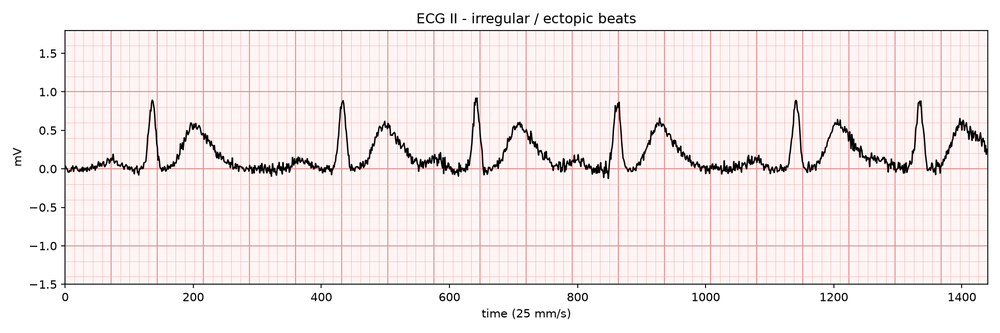
#> input picture test_samples/ecg_strip_abnormal.png, 1000 x 333 px, shrunk from 1800 x 600 before the run
$ python -i digitize.py   (imports and definitions only)
#> lines starting #> are read from the running program, lines starting #| are printed output that depends on the picture; after the words box and inside, x2 and y2 are one past the last pixel; in counts of white or black regions, pixels touching at a corner belong together
"""Convert ECG images into calibrated signals."""
import numpy as np

MIN_PX_PER_MM = 2.0
MAX_PX_PER_MM = 40.0


def _dominant_period(profile):
    """Strongest period (px) in a 1-D ink profile within the grid range."""
    profile = profile - profile.mean()
    if np.std(profile) < 1e-6:
        return None
    spectrum = np.abs(np.fft.rfft(profile))
    freqs = np.fft.rfftfreq(len(profile), d=1.0)
    # Only consider periods that could plausibly be 1 mm rulings.
    valid = (freqs > 1.0 / MAX_PX_PER_MM) & (freqs < 1.0 / MIN_PX_PER_MM)
    if not np.any(valid):
        return None
    band = spectrum[valid]
    peak = float(np.max(band))
    if peak < 4.0 * float(np.median(band)):
        return None
    # A ruling is a comb: its harmonics are as strong as its fundamental, so
    # argmax can land on half the true spacing. Take the lowest strong one.
    strong = np.flatnonzero(band >= 0.5 * peak)
    return float(1.0 / freqs[valid][strong[0]])


def detect_grid_scale(gray):
    """Pixels per millimetre, from the dominant period of the printed grid.

    The grid is strongly periodic, so its spacing shows up as a clear peak in
    the FFT of the column-ink profile. Returns None when no such peak stands
    out, which forces every time-based parameter to report "—" rather than
    silently assuming a scale.

    The profile is the MEDIAN ink per column, not the mean. A ruling is inked
    in every row of its column; a QRS spike only in the few rows the trace
    crosses. With the mean, a regular QRS train's harmonics were read as a
    grid and a gridless 72 bpm strip was reported at 125 bpm.
    """
    ink = 255.0 - np.asarray(gray, dtype=float)
    return _dominant_period(np.median(ink, axis=0))

from PIL import Image
from scipy.signal import find_peaks as _find_peaks
from scipy.ndimage import gaussian_filter1d

LEAD_NAMES_12 = ["I", "II", "III", "aVR", "aVL", "aVF",
                 "V1", "V2", "V3", "V4", "V5", "V6"]

# Physical panel positions on a standard 3x4 printed sheet. The columns are
# limb / augmented / precordial groups, so reading the sheet row-major gives
# I, aVR, V1, V4 across the top row — NOT the clinical listing order above.
# Task 10 reads leads I and aVF from here, so a transposed mapping would
# silently yield a wrong axis in degrees with no visible error.
LEAD_PANELS_3X4 = [
    ["I",   "aVR", "V1", "V4"],
    ["II",  "aVL", "V2", "V5"],
    ["III", "aVF", "V3", "V6"],
]


def _trace_row_band(ink_band):
    """Column-wise centre of ink mass within one horizontal band.

    Returns the mean-centred deflection in PIXEL units. It must NOT be scaled
    by the band's own standard deviation: doing so gives every lead its own
    private gain, which makes millimetre amplitudes (ST) meaningless and
    destroys the lead-to-lead amplitude ratio the QRS axis is computed from.
    Callers that need a normalised trace (detect_r_peaks, qrs_bounds) already
    call ecg.delineate._normalise themselves.
    """
    h = ink_band.shape[0]
    rows = np.arange(h, dtype=float)
    out = np.full(ink_band.shape[1], h / 2.0)
    thr = np.percentile(ink_band, 88)
    found_any = False
    for x in range(ink_band.shape[1]):
        col = ink_band[:, x]
        m = col >= max(thr, 1.0)
        if m.sum() >= 1 and col[m].sum() > 1e-6:
            out[x] = float(np.average(rows[m], weights=col[m]))
            found_any = True
    if not found_any:
        # No ink anywhere in this band: report nothing rather than a flat
        # zero trace, which would read downstream as a real isoelectric lead.
        return None
    sig = (h - 1.0) - out
    return sig - np.mean(sig)


def detect_layout(gray):
    """Distinguish a rhythm strip from a 3x4 twelve-lead sheet.

    A twelve-lead sheet has several well-separated horizontal trace bands; a
    rhythm strip has one. Counting ink-density bands is more robust than
    trying to find panel borders, which many printouts omit.
    """
    arr = np.asarray(gray, dtype=float)
    ink = 255.0 - arr
    rows = ink.mean(axis=1)
    if np.std(rows) < 1e-6:
        return "single"
    rows = rows - rows.mean()
    bands, _ = _find_peaks(rows, distance=max(1, arr.shape[0] // 12),
                           prominence=float(np.std(rows)))
    return "twelve_lead" if len(bands) >= 3 else "single"


# The trace is the darkest ink on the page. Anything fainter than this share
# of the darkest pixel -- the printed grid above all -- is not trace.
TRACE_INK_FRACTION = 0.6
# A row or column this densely inked from end to end is a drawn axes frame.
FRAME_COVERAGE = 0.5
FRAME_MARGIN_PX = 3


def _trace_ink(ink):
    """Ink with everything fainter than the trace (the grid) zeroed."""
    peak = float(ink.max()) if ink.size else 0.0
    if peak <= 0:
        return ink
    return np.where(ink >= TRACE_INK_FRACTION * peak, ink, 0.0)


def _plot_area(dark):
    """(top, bottom, left, right) inside a drawn axes frame, or None.

    A strip exported from a plotting tool carries a frame, a title and tick
    labels. Those are ink but not ECG: left in, the frame and title rows are
    counted as extra trace bands and the labels drag the traced centre of
    mass. All four sides must be present, so a sheet whose only long lines
    are flat traces is left whole.
    """
    inked = dark > 0
    rows = np.flatnonzero(inked.mean(axis=1) >= FRAME_COVERAGE)
    cols = np.flatnonzero(inked.mean(axis=0) >= FRAME_COVERAGE)
    if len(rows) < 2 or len(cols) < 2:
        return None
    h, w = dark.shape
    top, bottom = int(rows.min()), int(rows.max())
    left, right = int(cols.min()), int(cols.max())
    if bottom - top < h // 4 or right - left < w // 4:
        return None
    # Step inward past the full thickness of each frame line.
    while top + 1 in rows:
        top += 1
    while bottom - 1 in rows and bottom - 1 > top:
        bottom -= 1
    while left + 1 in cols:
        left += 1
    while right - 1 in cols and right - 1 > left:
        right -= 1
    box = (top + FRAME_MARGIN_PX, bottom - FRAME_MARGIN_PX + 1,
           left + FRAME_MARGIN_PX, right - FRAME_MARGIN_PX + 1)
    if box[1] - box[0] < 8 or box[3] - box[2] < 8:
        return None
    return box


def _colored_plot_area(rgb):
    """Find a red ECG-paper frame when it is too light for ``_plot_area``."""
    arr = np.asarray(rgb)
    r, g, b = (arr[:, :, i].astype(int) for i in range(3))
    red = (r > g + 15) & (r > b + 15)

    def border_limits(support):
        hits = np.flatnonzero(support > 0.65)
        if len(hits) < 4:
            return None
        groups = np.split(hits, np.flatnonzero(np.diff(hits) > 2) + 1)
        if len(groups) < 2:
            return None
        return int(groups[0][-1]) + 1, int(groups[-1][0])

    ys = border_limits(red.mean(axis=1))
    xs = border_limits(red.mean(axis=0))
    if ys is None or xs is None:
        return None
    if ys[1] - ys[0] < arr.shape[0] // 4 or xs[1] - xs[0] < arr.shape[1] // 4:
        return None
    return ys[0], ys[1], xs[0], xs[1]


def _rhythm_row_boundary(ink):
    """Find the fourth full-width row on a 3x4 ECG sheet, when present."""
    h = ink.shape[0]
    density = gaussian_filter1d((ink > 0).mean(axis=1), sigma=max(2, h / 250.0))
    peaks, props = _find_peaks(
        density, distance=max(1, int(h * 0.15)), prominence=0.06)
    if len(peaks) < 4:
        return None
    strongest = np.argsort(props["prominences"])[-4:]
    centers = np.sort(peaks[strongest])
    gaps = np.diff(centers)
    if (centers[0] < h * 0.05 or centers[-1] > h * 0.95
            or np.mean(gaps) < h * 0.18
            or np.std(gaps) / np.mean(gaps) > 0.20):
        return None
    return int((centers[-2] + centers[-1]) // 2)


def extract_leads(image_path):
    """Digitize an ECG image into one signal per lead."""
#> called with image_path = '../test_samples/ecg_strip_abnormal.png'
    source = Image.open(image_path).convert("RGB")
    rgb = np.asarray(source)
    gray = np.asarray(source.convert("L"), dtype=float)
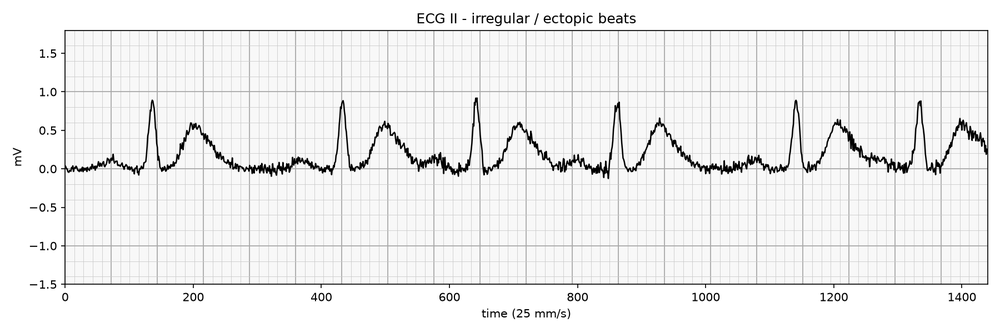
#> gray: shape (333, 1000) float64; min 0, max 255, mean 238.9
    area = _plot_area(_trace_ink(255.0 - gray))
#> in _trace_ink, `peak = float(ink.max()) if ink.size else 0.0`: peak = 255
#> in _plot_area, `inked = dark > 0`:
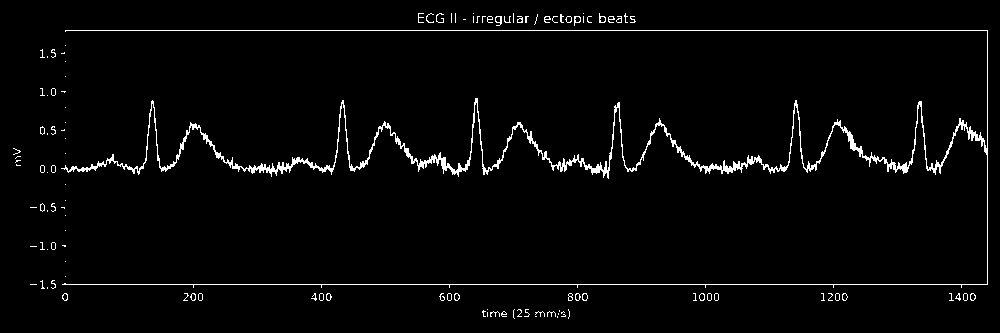
#> inked: shape (333, 1000) bool; 2.7% white in thin lines or dots, all inside (x1, y1, x2, y2) = (13, 13, 988, 319)
#> in _plot_area, `rows = np.flatnonzero(inked.mean(axis=1) >= FRAME_COVERAGE)`: rows = [30, 284]
#> in _plot_area, `cols = np.flatnonzero(inked.mean(axis=0) >= FRAME_COVERAGE)`: cols = [987]
    if area is None:
        area = _colored_plot_area(rgb)
#> in _colored_plot_area, `red = (r > g + 15) & (r > b + 15)`:
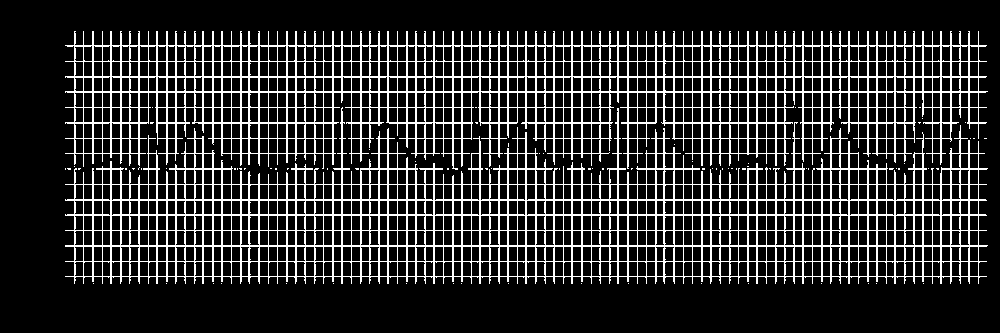
#> red: shape (333, 1000) bool; 17.7% white in thin lines or dots, all inside (x1, y1, x2, y2) = (65, 31, 988, 284)
#> in border_limits, `hits = np.flatnonzero(support > 0.65)`: hits = 24 values from 45 to 276
#> in border_limits, `groups = np.split(hits, np.flatnonzero(np.diff(hits) > 2) + 1)`: groups = [[45, 46], [61], [76, 77], [91, 92], [107], [122, 123], [138], [153], [168, 169], [184], [199, 200], [214, 215], [230], [245, 246], [261], [276]]
#> in _colored_plot_area, `ys = border_limits(red.mean(axis=1))`: ys = (47, 276)
#> in _colored_plot_area, `xs = border_limits(red.mean(axis=0))`: xs = (75, 978)
#> area = (47, 276, 75, 978)
    if area is not None:
        gray = gray[area[0]:area[1], area[2]:area[3]]
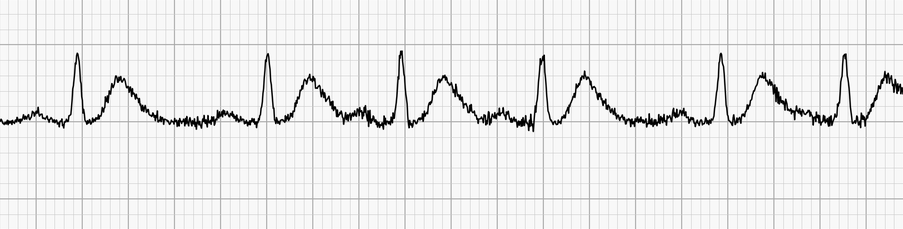
#> gray: shape (229, 903) float64; min 0, max 255, mean 235.9
    px_per_mm = detect_grid_scale(gray)
#> in detect_grid_scale, `ink = 255.0 - np.asarray(gray, dtype=float)`:
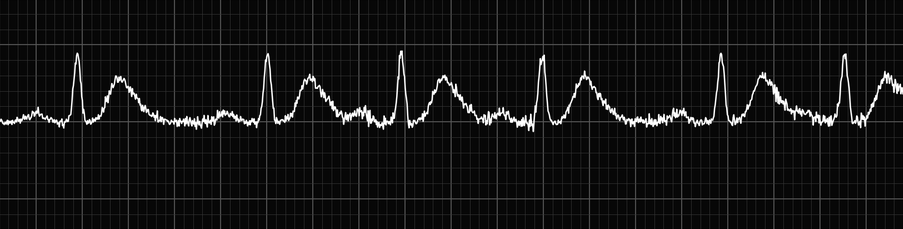
#> ink: shape (229, 903) float64; min 0, max 255, mean 19.1
#> in _dominant_period, `profile = profile - profile.mean()`: profile = 903 values, max 65.4 at index 174, min -10.6 at index 403, mean 5.11e-17
#> in _dominant_period, `spectrum = np.abs(np.fft.rfft(profile))`: spectrum = 452 values, max 3095.7 at index 98, min 1.31e-13 at index 0, mean 153
#> in _dominant_period, `freqs = np.fft.rfftfreq(len(profile), d=1.0)`: freqs = 452 values from 0 to 0.499
#> in _dominant_period, `band = spectrum[valid]`: band = 429 values, max 3095.7 at index 75, min 3.55 at index 382, mean 153.6
#> in _dominant_period, `peak = float(np.max(band))`: peak = 3095.7
#> in _dominant_period, `strong = np.flatnonzero(band >= 0.5 * peak)`: strong = [75, 173, 271]
#> px_per_mm = 9.21
    # Layout and tracing both read the trace alone: heavy major rulings are
    # horizontal ink bands too, and would be counted as leads.
    ink = _trace_ink(255.0 - gray)
#> in _trace_ink (call 2), `return np.where(ink >= TRACE_INK_FRACTION * peak, ink, 0.0)`:
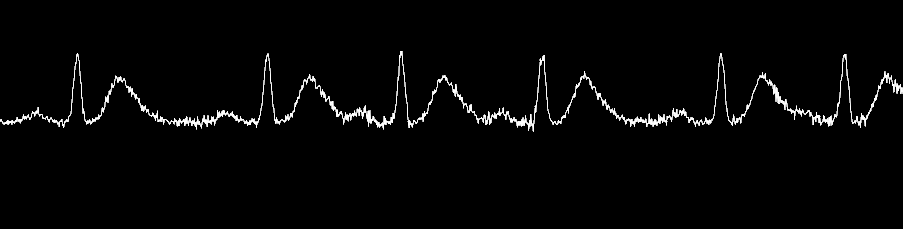
#> returned value: shape (229, 903) float64; min 0, max 255, mean 5.9
    layout = detect_layout(255.0 - ink)
#> in detect_layout, `arr = np.asarray(gray, dtype=float)`:
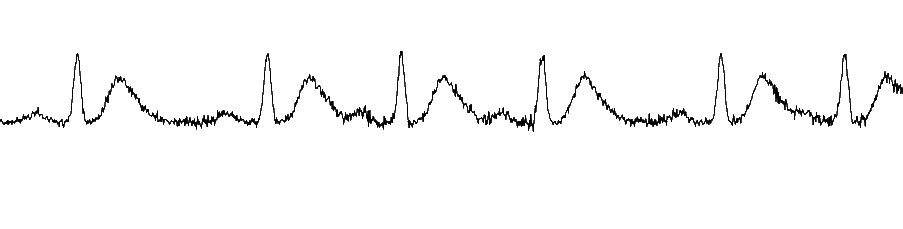
#> arr: shape (229, 903) float64; min 0, max 255, mean 249.1
#> in detect_layout, `rows = ink.mean(axis=1)`: rows = 229 values, max 77.35 at index 121, min 0 at index 0, mean 5.86
#> in detect_layout, `rows = rows - rows.mean()`: rows = 229 values, max 71.49 at index 121, min -5.86 at index 0, mean -1.4e-15
#> in detect_layout, `bands, _ = _find_peaks(rows, distance=max(1, arr.shape[0] // 12), prom..`: bands = [121]
#> layout = 'single'
    w_full = gray.shape[1]
#> w_full = 903

    if layout == "single":
        if area is None:
            # No drawn frame to bound the recording, so the trace bounds it.
            # Blank paper either side carries no samples: left in, a stated
            # duration is spread over it and every interval reads long.
            cols = np.flatnonzero((ink > 0).any(axis=0))
            if len(cols):
                ink = ink[:, cols[0]:cols[-1] + 1]
        return {"leads": {"II": _trace_row_band(ink)},
                "layout": layout, "px_per_mm": px_per_mm, "width": ink.shape[1]}
#> in _trace_row_band, `thr = np.percentile(ink_band, 88)`: thr = 0
#> after the loop in _trace_row_band, `for x in range(ink_band.shape[1]):`: out = 903 values, max 126.5 at index 528, min 52.89 at index 401, mean 107.5
#> in _trace_row_band, `sig = (h - 1.0) - out`: sig = 903 values, max 175.1 at index 401, min 101.5 at index 528, mean 120.5

    h, w = ink.shape
    rhythm = None
    rows_end = h
    rhythm_start = _rhythm_row_boundary(ink)
    if rhythm_start is not None:
        rhythm = _trace_row_band(ink[rhythm_start:, :])
        rows_end = rhythm_start
    row_height = rows_end // 3
    leads = {}
    for r in range(3):
        band = ink[r * row_height:(r + 1) * row_height, :]
        for c in range(4):
            col = band[:, c * w // 4:(c + 1) * w // 4]
            leads[LEAD_PANELS_3X4[r][c]] = _trace_row_band(col)
    out = {"leads": leads, "layout": layout, "px_per_mm": px_per_mm,
           "width": w_full}
    if rhythm is not None:
        out["rhythm"] = rhythm
    return out

>>> result = extract_leads('../test_samples/ecg_strip_abnormal.png')
#> result = 4 items

$ run again, on test_samples/ecg_strip_normal.png
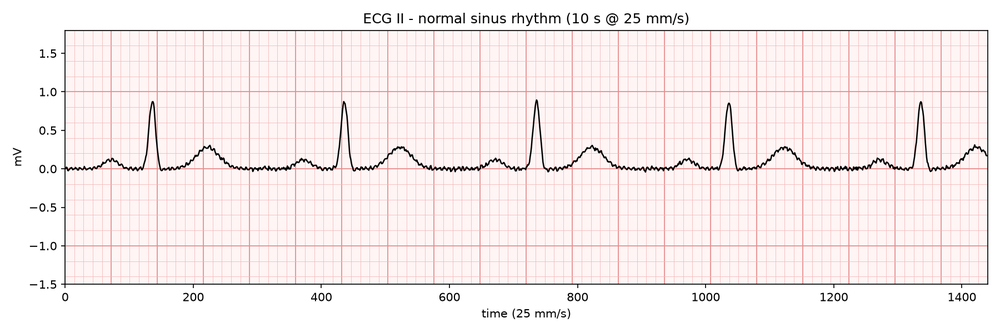
#> input picture test_samples/ecg_strip_normal.png, 1000 x 333 px, shrunk from 1800 x 600 before the run
#> in _trace_ink, `peak = float(ink.max()) if ink.size else 0.0`: peak = 255
#> in _plot_area, `inked = dark > 0`:
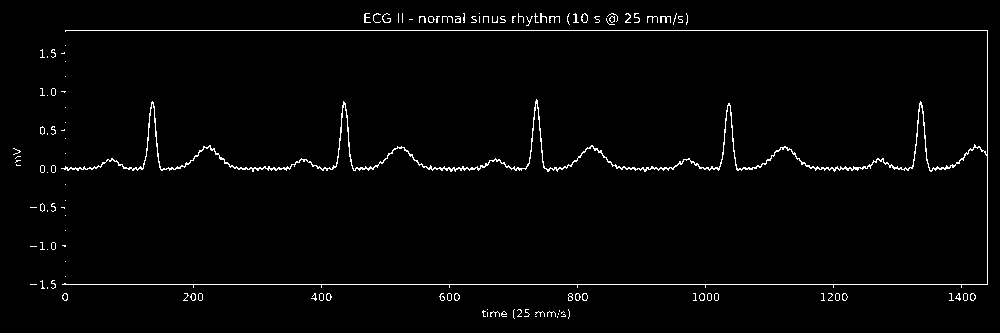
#> inked: shape (333, 1000) bool; 2% white in thin lines or dots, all inside (x1, y1, x2, y2) = (13, 13, 988, 319)
#> in _plot_area, `rows = np.flatnonzero(inked.mean(axis=1) >= FRAME_COVERAGE)`: rows = [30, 284]
#> cols = [987]
#> red: shape (333, 1000) bool; 17.9% white in thin lines or dots, all inside (x1, y1, x2, y2) = (65, 31, 988, 284)
#> hits = 22 values from 45 to 276
#> groups = [[45, 46], [61], [76, 77], [91, 92], [107], [122, 123], [138], [153], [184], [199, 200], [214, 215], [230], [245, 246], [261], [276]]
#> ys = (47, 276)
#> xs = (75, 978)
#> area = (47, 276, 75, 978)
#> profile = 903 values, max 65.4 at index 174, min -10.6 at index 403, mean 5.11e-17
#> spectrum = 452 values, max 3095.7 at index 98, min 1.31e-13 at index 0, mean 153
#> freqs = 452 values from 0 to 0.499
#> band = 429 values, max 3095.7 at index 75, min 3.55 at index 382, mean 153.6
#> in _dominant_period, `peak = float(np.max(band))`: peak = 3095.7
#> strong = [75, 173, 271]
#> px_per_mm = 9.21
#> in detect_layout, `arr = np.asarray(gray, dtype=float)`:
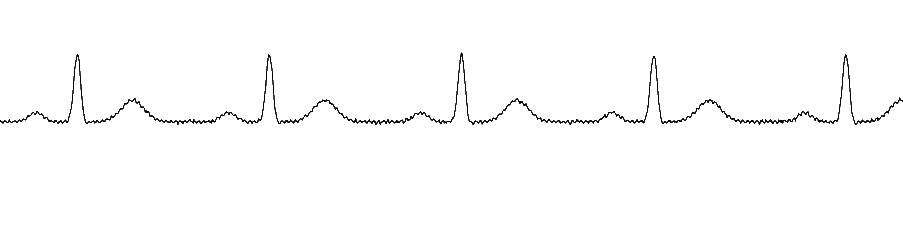
#> arr: shape (229, 903) float64; min 0, max 255, mean 252
#> in detect_layout, `rows = ink.mean(axis=1)`: rows = 229 values, max 100.1 at index 121, min 0 at index 0, mean 3
#> in detect_layout, `rows = rows - rows.mean()`: rows = 229 values, max 97.13 at index 121, min -3 at index 0, mean -3.1e-16
#> bands = [121]
#> layout = 'single'
#> thr = 0
#> after the loop in _trace_row_band, `for x in range(ink_band.shape[1]):`: out = 903 values, max 123.5 at index 855, min 54.04 at index 461, mean 114.2
#> sig = 903 values, max 174 at index 461, min 104.5 at index 855, mean 113.8
#> result = 4 items
